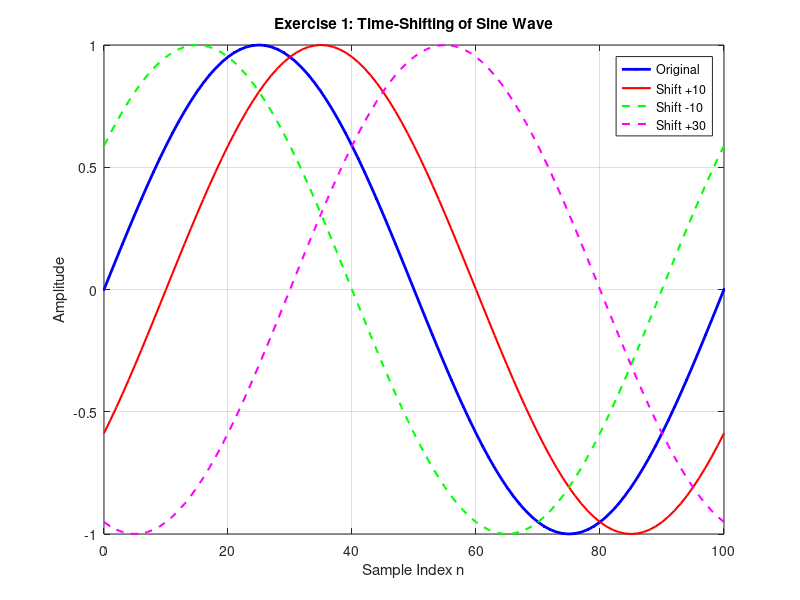

Recreate this plot in MATLAB.
% Exercise 1: Time-shifting and Signal Characteristics
% Halimjonova Maftuna
%=======================================================================
% Time-shifting operations on discrete signal x[n] = sin(2πfn) and plotting

clear;
close all;
clc;

% Parameters
n = 0:100;  
f = 0.01;
x = sin(2*pi*f*n);

% Time Shifts
shift1 = 10;
shift2 = -10;
shift3 = 30;

% Create shifted signals
x_shift1 = sin(2*pi*f*(n-shift1));
x_shift2 = sin(2*pi*f*(n-shift2));
x_shift3 = sin(2*pi*f*(n-shift3));

% Plot
figure;
plot(n, x, 'b.-', 'LineWidth', 2);
hold on;
plot(n, x_shift1, 'r-', 'LineWidth', 1.5);
plot(n, x_shift2, 'g--', 'LineWidth', 1.5);
plot(n, x_shift3, 'm--', 'LineWidth', 1.5);
hold off;

title('Exercise 1: Time-Shifting of Sine Wave');
xlabel('Sample Index n');
ylabel('Amplitude');
legend('Original', 'Shift +10', 'Shift -10', 'Shift +30', 'Location', 'best');
grid on;

